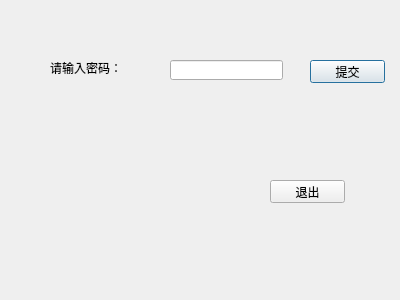
<?xml version="1.0" encoding="UTF-8"?>
<ui version="4.0">
 <class>loginDlg</class>
 <widget class="QDialog" name="loginDlg">
  <property name="geometry">
   <rect>
    <x>0</x>
    <y>0</y>
    <width>400</width>
    <height>300</height>
   </rect>
  </property>
  <property name="windowTitle">
   <string>Dialog</string>
  </property>
  <property name="styleSheet">
   <string notr="true">background-image: url(:/new/prefix2/Image/01300000207463121674194017974_s.jpg);</string>
  </property>
  <widget class="QPushButton" name="login">
   <property name="geometry">
    <rect>
     <x>310</x>
     <y>60</y>
     <width>75</width>
     <height>23</height>
    </rect>
   </property>
   <property name="text">
    <string>提交</string>
   </property>
  </widget>
  <widget class="QPushButton" name="exit">
   <property name="geometry">
    <rect>
     <x>270</x>
     <y>180</y>
     <width>75</width>
     <height>23</height>
    </rect>
   </property>
   <property name="text">
    <string>退出</string>
   </property>
  </widget>
  <widget class="QLabel" name="label">
   <property name="geometry">
    <rect>
     <x>50</x>
     <y>60</y>
     <width>81</width>
     <height>16</height>
    </rect>
   </property>
   <property name="text">
    <string>请输入密码：</string>
   </property>
  </widget>
  <widget class="QLineEdit" name="pwdLineEdit">
   <property name="geometry">
    <rect>
     <x>170</x>
     <y>60</y>
     <width>113</width>
     <height>20</height>
    </rect>
   </property>
   <property name="maxLength">
    <number>32767</number>
   </property>
  </widget>
 </widget>
 <resources/>
 <connections/>
</ui>
